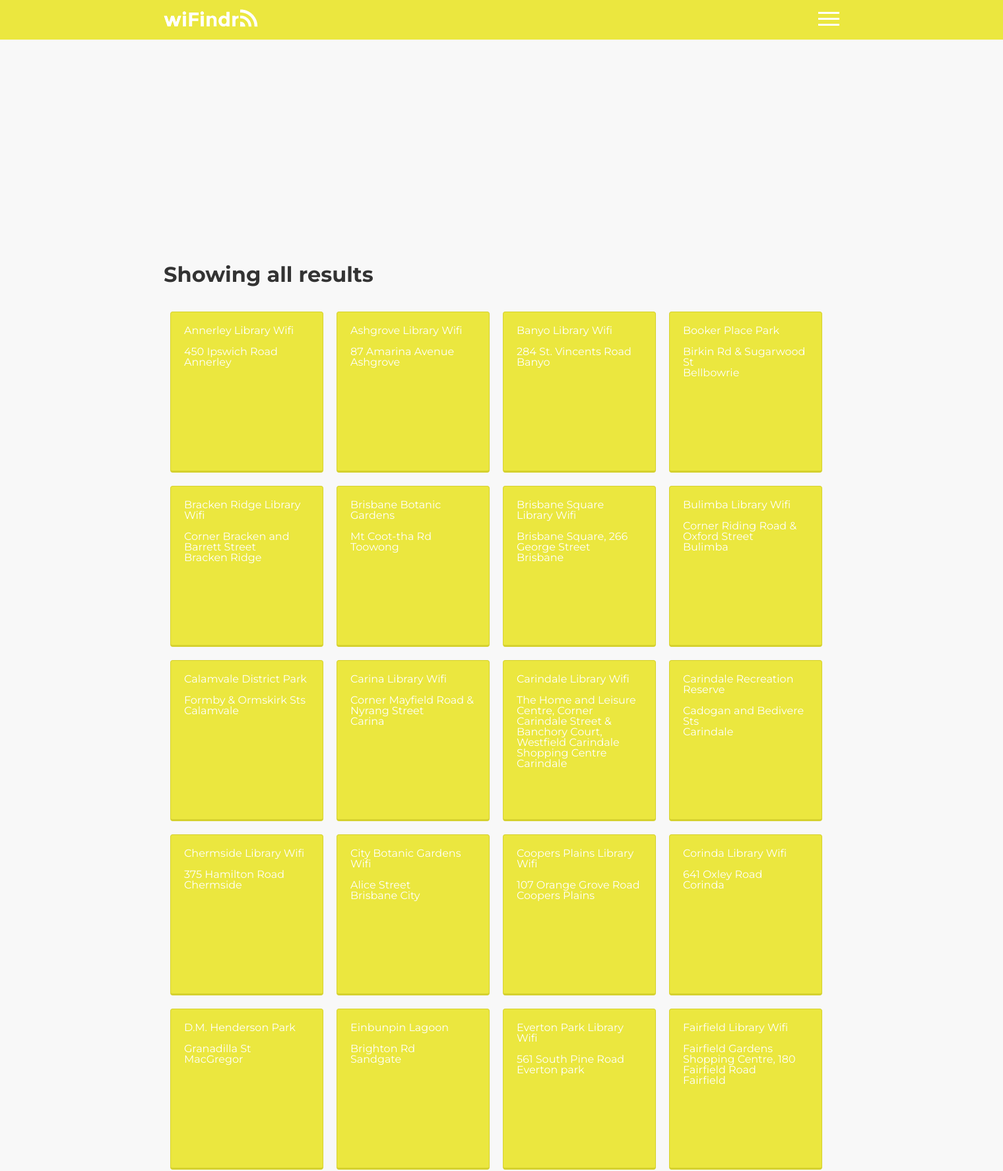
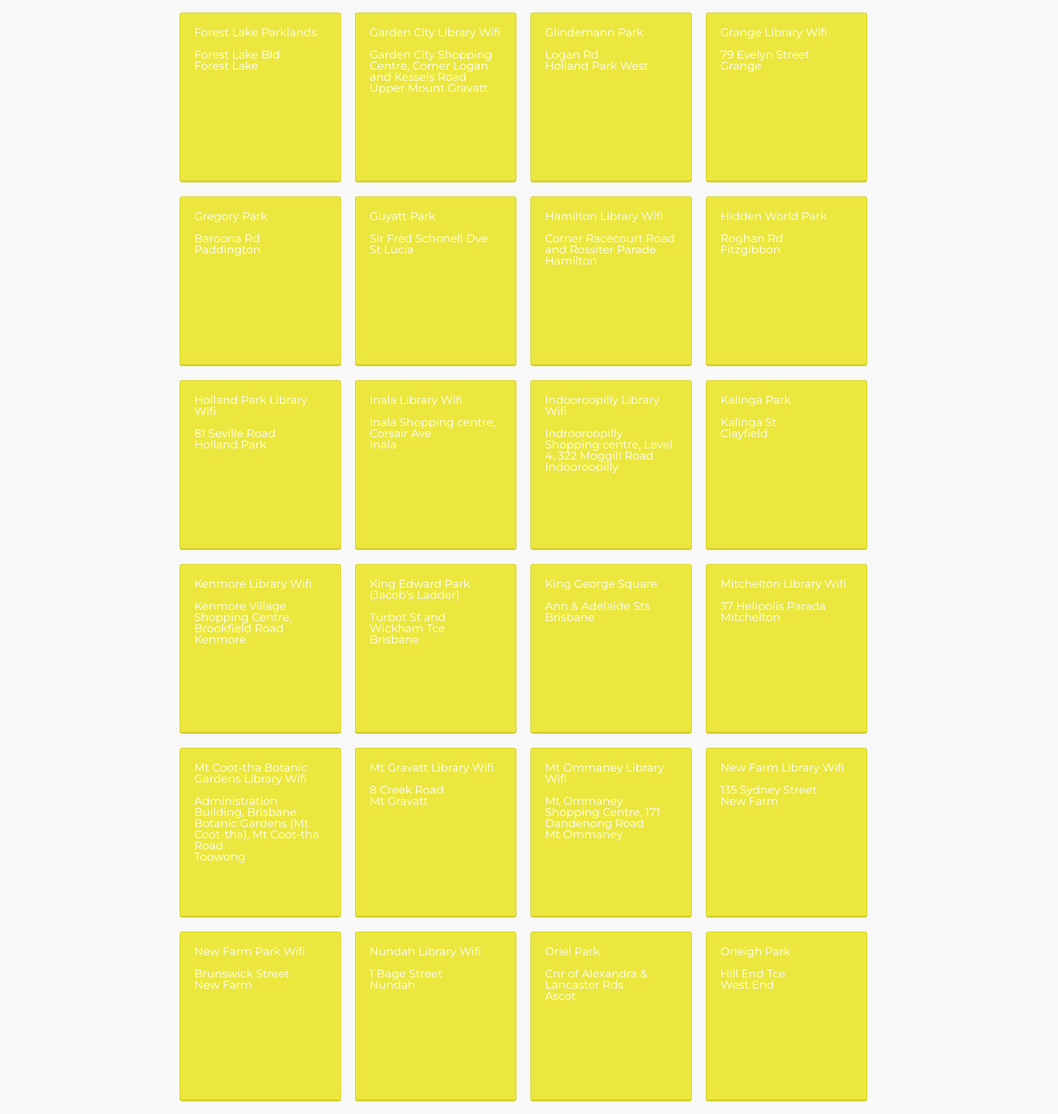
The app's page /results.php (upper part) with its own data (2 pictures, top to bottom).
### tables this page shows
CREATE TABLE IF NOT EXISTS `hotspots` (
  `id` int(9) NOT NULL AUTO_INCREMENT,
  `name` varchar(40) DEFAULT NULL,
  `address` varchar(107) DEFAULT NULL,
  `suburb` varchar(25) DEFAULT NULL,
  `latitude` decimal(10,7) DEFAULT NULL,
  `longitude` decimal(10,7) DEFAULT NULL,
  PRIMARY KEY (`id`)
);

### results.php (the view, shortened to what this page needs)
<?php
include 'dbconnect.inc';
$selected_suburb = $_POST['select_suburb'];
$rating_sort = $_POST['sort_rating'];
$usr_latitude = $_POST['latitude'];
$usr_longitude = $_POST['longitude'];
if($usr_latitude != ""){
	$hotspots = $pdo->prepare('SELECT * FROM hotspots');
	$hotspots->execute();
	$latitude = $usr_latitude;
	$longitude = $usr_longitude;
	$id_list = Array();
	foreach($hotspots as $hotspot){
		$distance = sqrt(pow(($hotspot['latitude']-$usr_latitude), 2)+pow(($hotspot['longitude']-$usr_longitude), 2));
		if ($distance < 0.015){
			array_push($id_list, $hotspot['id']);
		}
	}
}
else{
	if($selected_suburb != ""){
		if($rating_sort == "rank"){
			$hotspots = $pdo->prepare('SELECT * FROM hotspots INNER JOIN reviews ON hotspots.id = reviews.hotspot_id WHERE hotspots.suburb LIKE :searched ORDER BY AVG(reviews.rating) DESC');
		}
		else if($rating_sort == "number"){
		}
		else{
			$hotspots = $pdo->prepare('SELECT * FROM hotspots WHERE suburb LIKE :searched');
			$hotspots->bindValue(':searched', "%".$selected_suburb."%");
		}
	}
	else if($selected_suburb == "" && $rating_sort == "" && $usr_latitude == ""){
		$hotspots = $pdo->prepare('SELECT * FROM hotspots');
	}
	$hotspots->execute();
	$results = $hotspots->fetch(PDO::FETCH_ASSOC);
	$longitude = $results['longitude'];
	$latitude = $results['latitude'];
	$hotspots->execute();
}
$hotspots->execute();
?>
<!DOCTYPE html>
<html lang="en">
	<head>
		<link rel="stylesheet" href="css/reset.css" type="text/css">
		<link rel="stylesheet" href="css/style.css" type="text/css">
		<link rel="stylesheet" href="css/animation.css" type="text/css">
	</head>
	<body onload="loadMap(<?php echo $latitude ?>, <?php echo $longitude?>)">
		<div id="wrapper">
			<div id="header_wrap" class="yellow_bg">
	            <div id="header" class="center">
	                <a href="index.php"><img src="images/logo/logo_white.png" class="left header-logo" alt="wiFindr"></a>
	                <a href="javascript:void(0);" id="menu_icon" class="right" onclick="menu()"><img src="images/icons/menu_icon.png" alt="Open Menu"/></a>
	            </div>
	        </div>
	        <div id="content">
		        <div id="map-canvas" class="map-canvas-short"></div>
		        <div class="page center padding30">
		        	<h2><?php
			        	if($usr_latitude != ""){
			        		$num = count($id_list);
			        		echo "We found ", $num," hotspots near you.";
			        	}
			        	else if($selected_suburb == "" && $rating_sort == "" && $usr_latitude == ""){
			        		echo "Showing all results";
			        	}
		        		?>
		        	</h2>
		        	<div id="results-wrap">
		        		<?php
		        		if($usr_latitude != ""){
		        			foreach ($hotspots as $hotspot) {
		        				if(in_array($hotspot['id'], $id_list)){
		        					$clean_suburb = preg_replace('/[0-9,]+/', '', $hotspot['suburb']);
				        			echo '<a href="hotspot.php?id=',$hotspot['id'],'" class="result">',$hotspot['name'],
				        			'<br/><br/>',$hotspot['address'],
				        			'<br/>',$clean_suburb,'</a>';
		        				}
		        				else{
		        					continue;
		        				}
		        			}
		        		}
		        		else{
		        			foreach($hotspots as $hotspot){
			        			$clean_suburb = preg_replace('/[0-9,]+/', '', $hotspot['suburb']);
			        			echo '<a href="hotspot.php?id=',$hotspot['id'],'" class="result">',$hotspot['name'],
			        			'<br/><br/>',$hotspot['address'],
			        			'<br/>',$clean_suburb,'</a>';
			        		}
		        		}
		        		?>
		        	</div>
		        </div>
		    </div>
	    </div>
	</body>
</html>

### css/style.css (style rules this page uses)
body { background-color: #f8f8f8; overflow-x: hidden; height: 100%; }
#wrapper { min-height: 100vh; position: relative; }
#content { padding-bottom:70px; }
.left { float:left; }
.right { float: right; }
.center { margin: 0 auto 0 auto; }
h2 { font-family: "Montserrat", sans-serif; font-size: 2em; font-weight: 700; color: #333; margin: 10px 0px 10px 0px; }
.page { width: 1024px; position: relative; }
.yellow_bg { background-color: rgba(235, 231, 63, 1); }
.padding30 { padding: 30px; }
#header_wrap { height: 60px; width: 100%; }
#header { width: 1024px; height: 60px; }
#menu_icon { position: relative; top: 18px; right: 0px; display: block; z-index: 10; }
.header-logo { margin-top: 12px; }
.map-canvas-short { height:300px; width: 100%; margin: 0; padding: 0; }
.result { padding: 20px; height: 200px; width: 190px; float:left; background-color: #EBE73F; color: #fff; font-family: "Montserrat", sans-serif; margin: 10px; border-radius: 4px; border: 1px solid #D5D12E; border-bottom: 3px solid #D5D12E; }
#results-wrap { margin-top: 30px; overflow: auto; }

### css/animation.css (style rules this page uses)
#search-bar, #registration input, .result, #menu_wrap, body, #menu_wrap ul li, #menu_icon, #login { -webkit-transition: all 0.2s ease-in-out; -moz-transition: all 0.2s ease-in-out; -o-transition: all 0.2s ease-in-out; transition: all 0.2s ease-in-out; }

### records on screen
hotspots: name "Annerley Library Wifi", address "450 Ipswich Road", suburb "Annerley"
hotspots: name "Ashgrove Library Wifi", address "87 Amarina Avenue", suburb "Ashgrove"
hotspots: name "Banyo Library Wifi", address "284 St. Vincents Road", suburb "Banyo"
hotspots: name "Booker Place Park", address "Birkin Rd & Sugarwood St", suburb "Bellbowrie"
hotspots: name "Bracken Ridge Library Wifi", address "Corner Bracken and Barrett Street", suburb "Bracken Ridge"
hotspots: name "Brisbane Botanic Gardens", address "Mt Coot-tha Rd", suburb "Toowong"
hotspots: name "Brisbane Square Library Wifi", address "Brisbane Square, 266 George Street", suburb "Brisbane"
hotspots: name "Bulimba Library Wifi", address "Corner Riding Road & Oxford Street", suburb "Bulimba"
hotspots: name "Calamvale District Park", address "Formby & Ormskirk Sts", suburb "Calamvale"
hotspots: name "Carina Library Wifi", address "Corner Mayfield Road & Nyrang Street", suburb "Carina"
hotspots: name "Carindale Library Wifi", address "The Home and Leisure Centre, Corner Carindale Street & Banchory Court, Westfield Carindale Shopping Centre", suburb "Carindale"
hotspots: name "Carindale Recreation Reserve", address "Cadogan and Bedivere Sts", suburb "Carindale"
hotspots: name "Chermside Library Wifi", address "375 Hamilton Road", suburb "Chermside"
hotspots: name "City Botanic Gardens Wifi", address "Alice Street", suburb "Brisbane City"
hotspots: name "Coopers Plains Library Wifi", address "107 Orange Grove Road", suburb "Coopers Plains"
hotspots: name "Corinda Library Wifi", address "641 Oxley Road", suburb "Corinda"
hotspots: name "D.M. Henderson Park", address "Granadilla St", suburb "MacGregor"
hotspots: name "Einbunpin Lagoon", address "Brighton Rd", suburb "Sandgate"
hotspots: name "Everton Park Library Wifi", address "561 South Pine Road", suburb "Everton park"
hotspots: name "Fairfield Library Wifi", address "Fairfield Gardens Shopping Centre, 180 Fairfield Road", suburb "Fairfield"
hotspots: name "Forest Lake Parklands", address "Forest Lake Bld", suburb "Forest Lake"
hotspots: name "Garden City Library Wifi", address "Garden City Shopping Centre, Corner Logan and Kessels Road", suburb "Upper Mount Gravatt"
hotspots: name "Glindemann Park", address "Logan Rd", suburb "Holland Park West"
hotspots: name "Grange Library Wifi", address "79 Evelyn Street", suburb "Grange"
hotspots: name "Gregory Park", address "Baroona Rd", suburb "Paddington"
hotspots: name "Guyatt Park", address "Sir Fred Schonell Dve", suburb "St Lucia"
hotspots: name "Hamilton Library Wifi", address "Corner Racecourt Road and Rossiter Parade", suburb "Hamilton"
hotspots: name "Hidden World Park", address "Roghan Rd", suburb "Fitzgibbon"
hotspots: name "Holland Park Library Wifi", address "81 Seville Road", suburb "Holland Park"
hotspots: name "Inala Library Wifi", address "Inala Shopping centre, Corsair Ave", suburb "Inala"
hotspots: name "Indooroopilly Library Wifi", address "Indrooroopilly Shopping centre, Level 4, 322 Moggill Road", suburb "Indooroopilly"
hotspots: name "Kalinga Park", address "Kalinga St", suburb "Clayfield"
hotspots: name "Kenmore Library Wifi", address "Kenmore Village Shopping Centre, Brookfield Road", suburb "Kenmore"
hotspots: name "King Edward Park (Jacob's Ladder)", address "Turbot St and Wickham Tce", suburb "Brisbane"
hotspots: name "King George Square", address "Ann & Adelaide Sts", suburb "Brisbane"
hotspots: name "Mitchelton Library Wifi", address "37 Helipolis Parada", suburb "Mitchelton"
hotspots: name "Mt Coot-tha Botanic Gardens Library Wifi", address "Administration Building, Brisbane Botanic Gardens (Mt Coot-tha), Mt Coot-tha Road", suburb "Toowong"
hotspots: name "Mt Gravatt Library Wifi", address "8 Creek Road", suburb "Mt Gravatt"
hotspots: name "Mt Ommaney Library Wifi", address "Mt Ommaney Shopping Centre, 171 Dandenong Road", suburb "Mt Ommaney"
hotspots: name "New Farm Library Wifi", address "135 Sydney Street", suburb "New Farm"
hotspots: name "New Farm Park Wifi", address "Brunswick Street", suburb "New Farm"
hotspots: name "Nundah Library Wifi", address "1 Bage Street", suburb "Nundah"
hotspots: name "Oriel Park", address "Cnr of Alexandra & Lancaster Rds", suburb "Ascot"
hotspots: name "Orleigh Park", address "Hill End Tce", suburb "West End"
